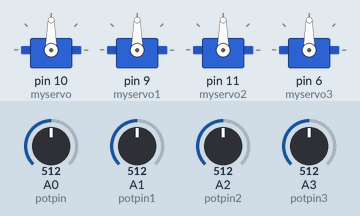
Recording of a sketch running on a simulated Arduino Uno, built with avr-gcc and run on an emulated ATmega328P. Shown: 4 × servo. The inputs (shaded band) are chosen by the test bench; at power-on: A0 (potpin) = 512, A1 (potpin1) = 512, A2 (potpin2) = 512, A3 (potpin3) = 512.

Above: at 1.2 s.
1.3 s: A0 (potpin) set to 716
At 2.1 s:
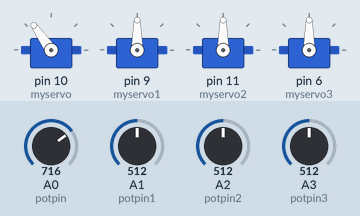
2.8 s: A1 (potpin1) set to 716
At 3.5 s:
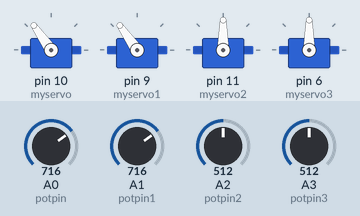
4.3 s: A2 (potpin2) set to 716
At 5.5 s:
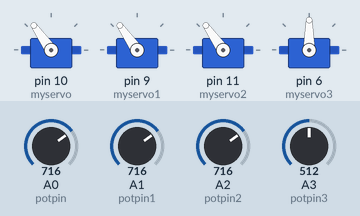
5.8 s: A3 (potpin3) set to 716
At 6.8 s:
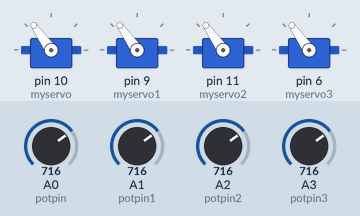
7.3 s: A0 (potpin) set to 992
At 8.2 s:
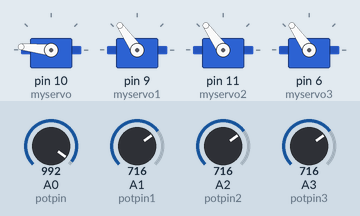
8.8 s: A1 (potpin1) set to 992
At 9.2 s:
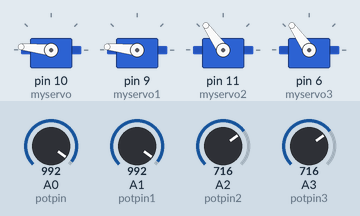
Timing chart, 0 to 11.3 s (numbered marks = the images above; inputs shaded):
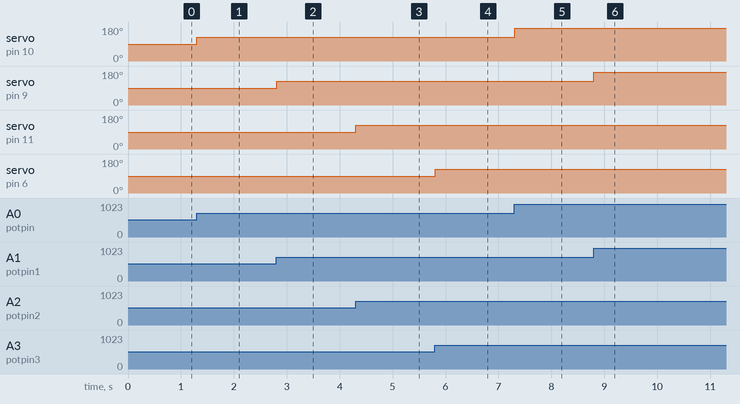

The sketch:

Doom.ino
```cpp
#include <Servo.h>

Servo myservo;  // create servo object to control a servo
Servo myservo1;
Servo myservo2;
Servo myservo3;

int potpin = 0;  // analog pin used to connect the potentiometer
int potpin1 = 1;
int potpin2= 2;
int potpin3= 3;
int val,val1,val2,val3;    // variable to read the value from the analog pin
void setup() {
 myservo.attach(10);  // attaches the servo on pin 9 to the servo object
 myservo1.attach(9);
 myservo2.attach(11);
 myservo3.attach(6);
}

void loop() {
  val = analogRead(potpin);            // reads the value of the potentiometer (value between 0 and 1023)
  val = map(val, 0, 1023, 0, 180);     // scale it to use it with the servo (value between 0 and 180)
  myservo.write(val);                  // sets the servo position according to the scaled value
 //delay(15);

  val1 = analogRead(potpin1);
  val1 = map(val1, 0, 1023, 0, 180);
  myservo1.write(val1);
 //delay(15);

  val2 = analogRead(potpin2);
  val2 = map(val2, 0, 1023, 0, 180);
  myservo2.write(val2);

  val3 = analogRead(potpin3);
  val3 = map(val3, 0, 1023, 0, 180);
  myservo3.write(val3);
  delay(10);                           // waits for the servo to get there
}
```

Measured:
- after the input at 1.3 s, servo on pin 10 (myservo): 90° → 125° at once
- after the input at 2.8 s, servo on pin 9 (myservo1): 90° → 125° at once
- after the input at 4.3 s, servo on pin 11 (myservo2): 90° → 125° at once
- after the input at 5.8 s, servo on pin 6 (myservo3): 90° → 125° at once
- after the input at 7.3 s, servo on pin 10 (myservo): 125° → 174° at once
- after the input at 8.8 s, servo on pin 9 (myservo1): 125° → 174° at once
